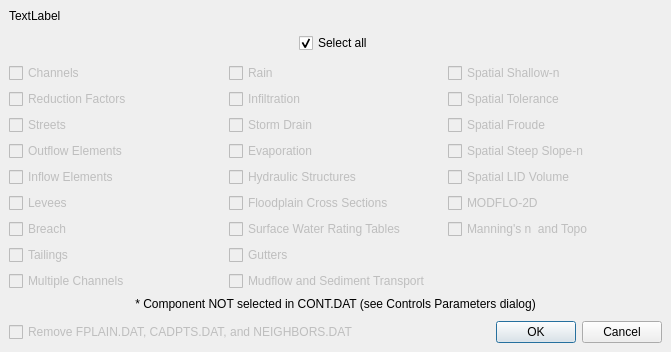
<?xml version="1.0" encoding="UTF-8"?>
<ui version="4.0">
 <class>components_dlg</class>
 <widget class="QDialog" name="components_dlg">
  <property name="geometry">
   <rect>
    <x>0</x>
    <y>0</y>
    <width>671</width>
    <height>352</height>
   </rect>
  </property>
  <property name="sizePolicy">
   <sizepolicy hsizetype="Expanding" vsizetype="Expanding">
    <horstretch>0</horstretch>
    <verstretch>0</verstretch>
   </sizepolicy>
  </property>
  <property name="windowTitle">
   <string>FLO-2D Components</string>
  </property>
  <property name="modal">
   <bool>true</bool>
  </property>
  <layout class="QGridLayout" name="gridLayout_5">
   <property name="sizeConstraint">
    <enum>QLayout::SetMinAndMaxSize</enum>
   </property>
   <item row="0" column="0" colspan="3">
    <widget class="QLabel" name="file_lbl">
     <property name="text">
      <string>TextLabel</string>
     </property>
     <property name="wordWrap">
      <bool>true</bool>
     </property>
    </widget>
   </item>
   <item row="4" column="2">
    <layout class="QGridLayout" name="gridLayout_3">
     <item row="1" column="0">
      <widget class="QCheckBox" name="spatial_tolerance_chbox">
       <property name="enabled">
        <bool>false</bool>
       </property>
       <property name="sizePolicy">
        <sizepolicy hsizetype="MinimumExpanding" vsizetype="Fixed">
         <horstretch>0</horstretch>
         <verstretch>0</verstretch>
        </sizepolicy>
       </property>
       <property name="text">
        <string>Spatial Tolerance</string>
       </property>
       <property name="checked">
        <bool>false</bool>
       </property>
      </widget>
     </item>
     <item row="2" column="0">
      <widget class="QCheckBox" name="spatial_froude_chbox">
       <property name="enabled">
        <bool>false</bool>
       </property>
       <property name="sizePolicy">
        <sizepolicy hsizetype="MinimumExpanding" vsizetype="Fixed">
         <horstretch>0</horstretch>
         <verstretch>0</verstretch>
        </sizepolicy>
       </property>
       <property name="text">
        <string>Spatial Froude</string>
       </property>
       <property name="checked">
        <bool>false</bool>
       </property>
      </widget>
     </item>
     <item row="3" column="0">
      <widget class="QCheckBox" name="spatial_steep_slopen_chbox">
       <property name="enabled">
        <bool>false</bool>
       </property>
       <property name="sizePolicy">
        <sizepolicy hsizetype="MinimumExpanding" vsizetype="Fixed">
         <horstretch>0</horstretch>
         <verstretch>0</verstretch>
        </sizepolicy>
       </property>
       <property name="text">
        <string>Spatial Steep Slope-n</string>
       </property>
       <property name="checkable">
        <bool>true</bool>
       </property>
      </widget>
     </item>
     <item row="4" column="0">
      <widget class="QCheckBox" name="spatial_lid_volume_chbox">
       <property name="enabled">
        <bool>false</bool>
       </property>
       <property name="sizePolicy">
        <sizepolicy hsizetype="MinimumExpanding" vsizetype="Fixed">
         <horstretch>0</horstretch>
         <verstretch>0</verstretch>
        </sizepolicy>
       </property>
       <property name="text">
        <string>Spatial LID Volume</string>
       </property>
      </widget>
     </item>
     <item row="0" column="0">
      <widget class="QCheckBox" name="spatial_shallow_n_chbox">
       <property name="enabled">
        <bool>false</bool>
       </property>
       <property name="sizePolicy">
        <sizepolicy hsizetype="MinimumExpanding" vsizetype="Fixed">
         <horstretch>0</horstretch>
         <verstretch>0</verstretch>
        </sizepolicy>
       </property>
       <property name="text">
        <string>Spatial Shallow-n</string>
       </property>
       <property name="checked">
        <bool>false</bool>
       </property>
      </widget>
     </item>
     <item row="5" column="0">
      <widget class="QCheckBox" name="mudflo_chbox">
       <property name="enabled">
        <bool>false</bool>
       </property>
       <property name="sizePolicy">
        <sizepolicy hsizetype="MinimumExpanding" vsizetype="Fixed">
         <horstretch>0</horstretch>
         <verstretch>0</verstretch>
        </sizepolicy>
       </property>
       <property name="text">
        <string>MODFLO-2D</string>
       </property>
       <property name="checked">
        <bool>false</bool>
       </property>
      </widget>
     </item>
     <item row="6" column="0">
      <widget class="QCheckBox" name="mannings_n_and_Topo_chbox">
       <property name="enabled">
        <bool>false</bool>
       </property>
       <property name="sizePolicy">
        <sizepolicy hsizetype="MinimumExpanding" vsizetype="Fixed">
         <horstretch>0</horstretch>
         <verstretch>0</verstretch>
        </sizepolicy>
       </property>
       <property name="text">
        <string>Manning's n  and Topo</string>
       </property>
       <property name="checked">
        <bool>false</bool>
       </property>
      </widget>
     </item>
     <item row="7" column="0" rowspan="2">
      <spacer name="verticalSpacer_4">
       <property name="orientation">
        <enum>Qt::Vertical</enum>
       </property>
       <property name="sizeHint" stdset="0">
        <size>
         <width>20</width>
         <height>40</height>
        </size>
       </property>
      </spacer>
     </item>
    </layout>
   </item>
   <item row="5" column="0" colspan="3">
    <widget class="QLabel" name="components_note_lbl">
     <property name="text">
      <string>* Component NOT selected in CONT.DAT (see Controls Parameters dialog)</string>
     </property>
     <property name="alignment">
      <set>Qt::AlignCenter</set>
     </property>
    </widget>
   </item>
   <item row="2" column="0" colspan="3">
    <layout class="QGridLayout" name="gridLayout_4">
     <item row="0" column="2">
      <spacer name="horizontalSpacer_2">
       <property name="orientation">
        <enum>Qt::Horizontal</enum>
       </property>
       <property name="sizeHint" stdset="0">
        <size>
         <width>185</width>
         <height>20</height>
        </size>
       </property>
      </spacer>
     </item>
     <item row="0" column="0">
      <spacer name="horizontalSpacer">
       <property name="orientation">
        <enum>Qt::Horizontal</enum>
       </property>
       <property name="sizeHint" stdset="0">
        <size>
         <width>164</width>
         <height>20</height>
        </size>
       </property>
      </spacer>
     </item>
     <item row="0" column="1">
      <widget class="QCheckBox" name="select_all_chbox">
       <property name="text">
        <string>Select all</string>
       </property>
       <property name="checked">
        <bool>true</bool>
       </property>
      </widget>
     </item>
     <item row="1" column="0" colspan="3">
      <spacer name="verticalSpacer_3">
       <property name="orientation">
        <enum>Qt::Vertical</enum>
       </property>
       <property name="sizeHint" stdset="0">
        <size>
         <width>20</width>
         <height>40</height>
        </size>
       </property>
      </spacer>
     </item>
    </layout>
   </item>
   <item row="4" column="0">
    <layout class="QGridLayout" name="gridLayout">
     <property name="sizeConstraint">
      <enum>QLayout::SetMinAndMaxSize</enum>
     </property>
     <item row="4" column="0">
      <widget class="QCheckBox" name="inflow_elements_chbox">
       <property name="enabled">
        <bool>false</bool>
       </property>
       <property name="sizePolicy">
        <sizepolicy hsizetype="MinimumExpanding" vsizetype="Fixed">
         <horstretch>0</horstretch>
         <verstretch>0</verstretch>
        </sizepolicy>
       </property>
       <property name="text">
        <string>Inflow Elements</string>
       </property>
       <property name="checked">
        <bool>false</bool>
       </property>
      </widget>
     </item>
     <item row="2" column="0">
      <widget class="QCheckBox" name="streets_chbox">
       <property name="enabled">
        <bool>false</bool>
       </property>
       <property name="sizePolicy">
        <sizepolicy hsizetype="MinimumExpanding" vsizetype="Fixed">
         <horstretch>0</horstretch>
         <verstretch>0</verstretch>
        </sizepolicy>
       </property>
       <property name="text">
        <string>Streets</string>
       </property>
       <property name="checked">
        <bool>false</bool>
       </property>
      </widget>
     </item>
     <item row="0" column="0">
      <widget class="QCheckBox" name="channels_chbox">
       <property name="enabled">
        <bool>false</bool>
       </property>
       <property name="sizePolicy">
        <sizepolicy hsizetype="MinimumExpanding" vsizetype="Fixed">
         <horstretch>0</horstretch>
         <verstretch>0</verstretch>
        </sizepolicy>
       </property>
       <property name="text">
        <string>Channels</string>
       </property>
       <property name="checked">
        <bool>false</bool>
       </property>
      </widget>
     </item>
     <item row="1" column="0">
      <widget class="QCheckBox" name="reduction_factors_chbox">
       <property name="enabled">
        <bool>false</bool>
       </property>
       <property name="sizePolicy">
        <sizepolicy hsizetype="MinimumExpanding" vsizetype="Fixed">
         <horstretch>0</horstretch>
         <verstretch>0</verstretch>
        </sizepolicy>
       </property>
       <property name="text">
        <string>Reduction Factors</string>
       </property>
       <property name="checked">
        <bool>false</bool>
       </property>
      </widget>
     </item>
     <item row="3" column="0">
      <widget class="QCheckBox" name="outflow_elements_chbox">
       <property name="enabled">
        <bool>false</bool>
       </property>
       <property name="sizePolicy">
        <sizepolicy hsizetype="MinimumExpanding" vsizetype="Fixed">
         <horstretch>0</horstretch>
         <verstretch>0</verstretch>
        </sizepolicy>
       </property>
       <property name="text">
        <string>Outflow Elements</string>
       </property>
       <property name="checked">
        <bool>false</bool>
       </property>
      </widget>
     </item>
     <item row="7" column="0">
      <widget class="QCheckBox" name="tailings_chbox">
       <property name="enabled">
        <bool>false</bool>
       </property>
       <property name="sizePolicy">
        <sizepolicy hsizetype="MinimumExpanding" vsizetype="Fixed">
         <horstretch>0</horstretch>
         <verstretch>0</verstretch>
        </sizepolicy>
       </property>
       <property name="text">
        <string>Tailings</string>
       </property>
      </widget>
     </item>
     <item row="6" column="0">
      <widget class="QCheckBox" name="breach_chbox">
       <property name="enabled">
        <bool>false</bool>
       </property>
       <property name="sizePolicy">
        <sizepolicy hsizetype="MinimumExpanding" vsizetype="Fixed">
         <horstretch>0</horstretch>
         <verstretch>0</verstretch>
        </sizepolicy>
       </property>
       <property name="text">
        <string>Breach</string>
       </property>
       <property name="checked">
        <bool>false</bool>
       </property>
      </widget>
     </item>
     <item row="5" column="0">
      <widget class="QCheckBox" name="levees_chbox">
       <property name="enabled">
        <bool>false</bool>
       </property>
       <property name="sizePolicy">
        <sizepolicy hsizetype="MinimumExpanding" vsizetype="Fixed">
         <horstretch>0</horstretch>
         <verstretch>0</verstretch>
        </sizepolicy>
       </property>
       <property name="text">
        <string>Levees</string>
       </property>
       <property name="checked">
        <bool>false</bool>
       </property>
      </widget>
     </item>
     <item row="8" column="0">
      <widget class="QCheckBox" name="multiple_channels_chbox">
       <property name="enabled">
        <bool>false</bool>
       </property>
       <property name="sizePolicy">
        <sizepolicy hsizetype="MinimumExpanding" vsizetype="Fixed">
         <horstretch>0</horstretch>
         <verstretch>0</verstretch>
        </sizepolicy>
       </property>
       <property name="text">
        <string>Multiple Channels</string>
       </property>
       <property name="checked">
        <bool>false</bool>
       </property>
      </widget>
     </item>
    </layout>
   </item>
   <item row="4" column="1">
    <layout class="QGridLayout" name="gridLayout_2">
     <item row="4" column="0">
      <widget class="QCheckBox" name="hydr_struct_chbox">
       <property name="enabled">
        <bool>false</bool>
       </property>
       <property name="sizePolicy">
        <sizepolicy hsizetype="MinimumExpanding" vsizetype="Fixed">
         <horstretch>0</horstretch>
         <verstretch>0</verstretch>
        </sizepolicy>
       </property>
       <property name="text">
        <string>Hydraulic Structures</string>
       </property>
       <property name="checked">
        <bool>false</bool>
       </property>
      </widget>
     </item>
     <item row="0" column="0">
      <widget class="QCheckBox" name="rain_chbox">
       <property name="enabled">
        <bool>false</bool>
       </property>
       <property name="sizePolicy">
        <sizepolicy hsizetype="MinimumExpanding" vsizetype="Fixed">
         <horstretch>0</horstretch>
         <verstretch>0</verstretch>
        </sizepolicy>
       </property>
       <property name="text">
        <string>Rain</string>
       </property>
       <property name="checked">
        <bool>false</bool>
       </property>
      </widget>
     </item>
     <item row="3" column="0">
      <widget class="QCheckBox" name="evaporation_chbox">
       <property name="enabled">
        <bool>false</bool>
       </property>
       <property name="sizePolicy">
        <sizepolicy hsizetype="MinimumExpanding" vsizetype="Fixed">
         <horstretch>0</horstretch>
         <verstretch>0</verstretch>
        </sizepolicy>
       </property>
       <property name="text">
        <string>Evaporation</string>
       </property>
       <property name="checked">
        <bool>false</bool>
       </property>
      </widget>
     </item>
     <item row="2" column="0">
      <widget class="QCheckBox" name="storm_drain_chbox">
       <property name="enabled">
        <bool>false</bool>
       </property>
       <property name="sizePolicy">
        <sizepolicy hsizetype="MinimumExpanding" vsizetype="Fixed">
         <horstretch>0</horstretch>
         <verstretch>0</verstretch>
        </sizepolicy>
       </property>
       <property name="text">
        <string>Storm Drain</string>
       </property>
       <property name="checked">
        <bool>false</bool>
       </property>
      </widget>
     </item>
     <item row="1" column="0">
      <widget class="QCheckBox" name="infiltration_chbox">
       <property name="enabled">
        <bool>false</bool>
       </property>
       <property name="sizePolicy">
        <sizepolicy hsizetype="MinimumExpanding" vsizetype="Fixed">
         <horstretch>0</horstretch>
         <verstretch>0</verstretch>
        </sizepolicy>
       </property>
       <property name="text">
        <string>Infiltration</string>
       </property>
       <property name="checked">
        <bool>false</bool>
       </property>
      </widget>
     </item>
     <item row="5" column="0">
      <widget class="QCheckBox" name="floodplain_xs_chbox">
       <property name="enabled">
        <bool>false</bool>
       </property>
       <property name="sizePolicy">
        <sizepolicy hsizetype="MinimumExpanding" vsizetype="Fixed">
         <horstretch>0</horstretch>
         <verstretch>0</verstretch>
        </sizepolicy>
       </property>
       <property name="text">
        <string>Floodplain Cross Sections</string>
       </property>
       <property name="checked">
        <bool>false</bool>
       </property>
      </widget>
     </item>
     <item row="6" column="0">
      <widget class="QCheckBox" name="outrc_chbox">
       <property name="enabled">
        <bool>false</bool>
       </property>
       <property name="text">
        <string>Surface Water Rating Tables</string>
       </property>
      </widget>
     </item>
     <item row="7" column="0">
      <widget class="QCheckBox" name="gutters_chbox">
       <property name="enabled">
        <bool>false</bool>
       </property>
       <property name="sizePolicy">
        <sizepolicy hsizetype="MinimumExpanding" vsizetype="Fixed">
         <horstretch>0</horstretch>
         <verstretch>0</verstretch>
        </sizepolicy>
       </property>
       <property name="text">
        <string>Gutters</string>
       </property>
       <property name="checked">
        <bool>false</bool>
       </property>
      </widget>
     </item>
     <item row="8" column="0">
      <widget class="QCheckBox" name="mud_and_sed_chbox">
       <property name="enabled">
        <bool>false</bool>
       </property>
       <property name="sizePolicy">
        <sizepolicy hsizetype="MinimumExpanding" vsizetype="Fixed">
         <horstretch>0</horstretch>
         <verstretch>0</verstretch>
        </sizepolicy>
       </property>
       <property name="text">
        <string>Mudflow and Sediment Transport</string>
       </property>
       <property name="checked">
        <bool>false</bool>
       </property>
      </widget>
     </item>
    </layout>
   </item>
   <item row="6" column="0" colspan="3">
    <spacer name="verticalSpacer">
     <property name="orientation">
      <enum>Qt::Vertical</enum>
     </property>
     <property name="sizeHint" stdset="0">
      <size>
       <width>20</width>
       <height>40</height>
      </size>
     </property>
    </spacer>
   </item>
   <item row="7" column="2">
    <widget class="QDialogButtonBox" name="components_buttonBox">
     <property name="standardButtons">
      <set>QDialogButtonBox::Cancel|QDialogButtonBox::Ok</set>
     </property>
    </widget>
   </item>
   <item row="1" column="0" colspan="3">
    <spacer name="verticalSpacer_2">
     <property name="orientation">
      <enum>Qt::Vertical</enum>
     </property>
     <property name="sizeHint" stdset="0">
      <size>
       <width>20</width>
       <height>40</height>
      </size>
     </property>
    </spacer>
   </item>
   <item row="7" column="0" colspan="2">
    <widget class="QCheckBox" name="remove_files_chbox">
     <property name="enabled">
      <bool>false</bool>
     </property>
     <property name="text">
      <string>Remove FPLAIN.DAT, CADPTS.DAT, and NEIGHBORS.DAT</string>
     </property>
    </widget>
   </item>
  </layout>
 </widget>
 <layoutdefault spacing="6" margin="9"/>
 <resources/>
 <connections>
  <connection>
   <sender>components_buttonBox</sender>
   <signal>rejected()</signal>
   <receiver>components_dlg</receiver>
   <slot>reject()</slot>
   <hints>
    <hint type="sourcelabel">
     <x>158</x>
     <y>358</y>
    </hint>
    <hint type="destinationlabel">
     <x>282</x>
     <y>377</y>
    </hint>
   </hints>
  </connection>
  <connection>
   <sender>components_buttonBox</sender>
   <signal>accepted()</signal>
   <receiver>components_dlg</receiver>
   <slot>accept()</slot>
   <hints>
    <hint type="sourcelabel">
     <x>181</x>
     <y>348</y>
    </hint>
    <hint type="destinationlabel">
     <x>92</x>
     <y>360</y>
    </hint>
   </hints>
  </connection>
 </connections>
 <designerdata>
  <property name="gridDeltaX">
   <number>10</number>
  </property>
  <property name="gridDeltaY">
   <number>10</number>
  </property>
  <property name="gridSnapX">
   <bool>true</bool>
  </property>
  <property name="gridSnapY">
   <bool>true</bool>
  </property>
  <property name="gridVisible">
   <bool>true</bool>
  </property>
 </designerdata>
 <slots>
  <signal>signal1()</signal>
  <slot>slot1()</slot>
 </slots>
</ui>
